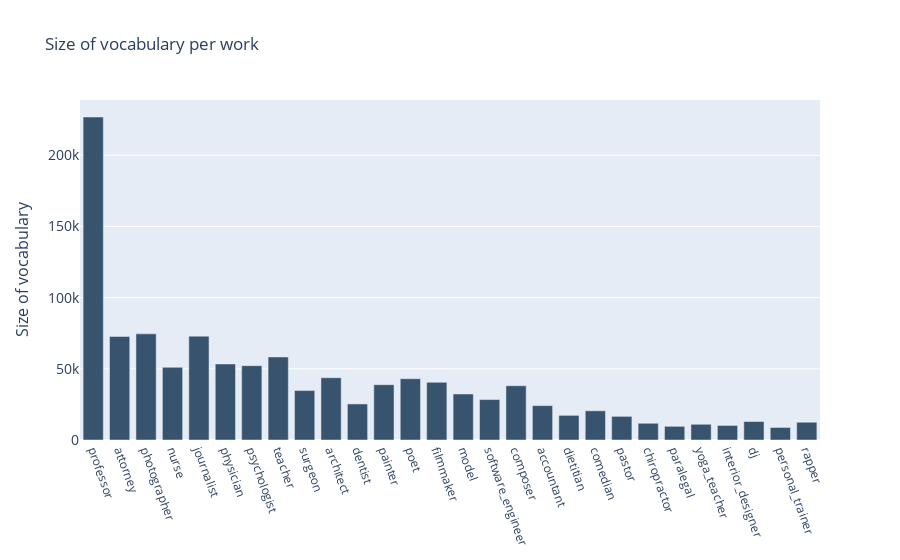

This figure's notebook cell:
### Code cell
vocabulary_size = {metier : len(set(" ".join(desc_metier[desc_metier["0"]==metier]["description"].values).split(" "))) for metier in set(desc_metier["0"].values)}

fig = go.Figure()
fig.add_trace(go.Bar(x=data_count.index,
                y=[vocabulary_size[c] for c in data_count.index],
                marker_color='rgb(55, 83, 109)'
                ))

fig.update_layout(
    title='Size of vocabulary per work',
    xaxis_tickfont_size=12,
    xaxis_tickangle=70,
    yaxis=dict(
        title='Size of vocabulary',
        titlefont_size=16,
        tickfont_size=14,
    ),
    paper_bgcolor='rgba(0,0,0,0)',
    barmode='group',
    bargap=0.15, # gap between bars of adjacent location coordinates.
    bargroupgap=0.1 # gap between bars of the same location coordinate.
)
fig.show()

### Figure 1 — Plotly figure (JSON) as saved in the notebook; plotly's stock layout.template omitted (floating-point values rounded to 4 significant figures)
{"data": [{"marker": {"color": "rgb(55, 83, 109)"}, "type": "bar", "x": ["professor", "attorney", "photographer", "nurse", "journalist", "physician", "psychologist", "teacher", "surgeon", "architect", "dentist", "painter", "poet", "filmmaker", "model", "software_engineer", "composer", "accountant", "dietitian", "comedian", "pastor", "chiropractor", "paralegal", "yoga_teacher", "interior_designer", "dj", "personal_trainer", "rapper"], "y": [226897, 72719, 74575, 51038, 72948, 53414, 52243, 58328, 34715, 43721, 25330, 38851, 43040, 40485, 32332, 28401, 38109, 24137, 17301, 20504, 16599, 11749, 9609, 11050, 10221, 12996, 8797, 12476]}], "layout": {"bargap": 0.15, "bargroupgap": 0.1, "barmode": "group", "paper_bgcolor": "rgba(0,0,0,0)", "title": {"text": "Size of vocabulary per work"}, "xaxis": {"tickangle": 70, "tickfont": {"size": 12}}, "yaxis": {"tickfont": {"size": 14}, "title": {"font": {"size": 16}, "text": "Size of vocabulary"}}}}
